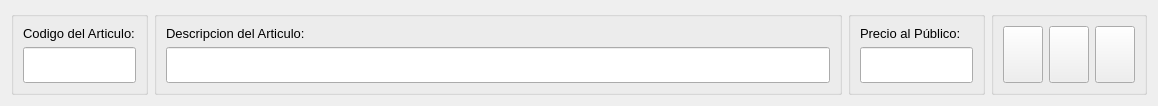
<?xml version="1.0" encoding="UTF-8"?>
<ui version="4.0">
 <class>Form</class>
 <widget class="QWidget" name="Form">
  <property name="geometry">
   <rect>
    <x>0</x>
    <y>0</y>
    <width>1158</width>
    <height>95</height>
   </rect>
  </property>
  <property name="windowTitle">
   <string>Form</string>
  </property>
  <layout class="QGridLayout" name="gridLayout_5" columnstretch="10,50,10,10">
   <item row="0" column="0">
    <widget class="QGroupBox" name="groupBox">
     <property name="title">
      <string/>
     </property>
     <layout class="QGridLayout" name="gridLayout">
      <item row="1" column="1">
       <widget class="QLineEdit" name="lineEdit">
        <property name="enabled">
         <bool>true</bool>
        </property>
        <property name="sizePolicy">
         <sizepolicy hsizetype="Expanding" vsizetype="Fixed">
          <horstretch>0</horstretch>
          <verstretch>0</verstretch>
         </sizepolicy>
        </property>
        <property name="font">
         <font>
          <pointsize>18</pointsize>
         </font>
        </property>
       </widget>
      </item>
      <item row="0" column="1">
       <widget class="QLabel" name="label">
        <property name="font">
         <font>
          <pointsize>10</pointsize>
          <weight>50</weight>
          <bold>false</bold>
         </font>
        </property>
        <property name="text">
         <string>Codigo del Articulo:</string>
        </property>
       </widget>
      </item>
     </layout>
    </widget>
   </item>
   <item row="0" column="1">
    <widget class="QGroupBox" name="groupBox_2">
     <property name="title">
      <string/>
     </property>
     <layout class="QGridLayout" name="gridLayout_2">
      <item row="0" column="0">
       <widget class="QLabel" name="label_2">
        <property name="font">
         <font>
          <pointsize>10</pointsize>
          <weight>50</weight>
          <bold>false</bold>
         </font>
        </property>
        <property name="text">
         <string>Descripcion del Articulo:</string>
        </property>
       </widget>
      </item>
      <item row="1" column="0">
       <widget class="QLineEdit" name="lineEdit_3">
        <property name="enabled">
         <bool>true</bool>
        </property>
        <property name="sizePolicy">
         <sizepolicy hsizetype="Expanding" vsizetype="Fixed">
          <horstretch>0</horstretch>
          <verstretch>0</verstretch>
         </sizepolicy>
        </property>
        <property name="font">
         <font>
          <pointsize>18</pointsize>
         </font>
        </property>
       </widget>
      </item>
     </layout>
    </widget>
   </item>
   <item row="0" column="3">
    <widget class="QGroupBox" name="groupBox_4">
     <property name="sizePolicy">
      <sizepolicy hsizetype="Preferred" vsizetype="Expanding">
       <horstretch>0</horstretch>
       <verstretch>0</verstretch>
      </sizepolicy>
     </property>
     <property name="title">
      <string/>
     </property>
     <layout class="QGridLayout" name="gridLayout_4">
      <item row="0" column="0">
       <widget class="QPushButton" name="pushButton_3">
        <property name="sizePolicy">
         <sizepolicy hsizetype="Minimum" vsizetype="Expanding">
          <horstretch>0</horstretch>
          <verstretch>0</verstretch>
         </sizepolicy>
        </property>
        <property name="text">
         <string/>
        </property>
        <property name="icon">
         <iconset>
          <normaloff>../iconos/modificar.png</normaloff>../iconos/modificar.png</iconset>
        </property>
        <property name="iconSize">
         <size>
          <width>40</width>
          <height>40</height>
         </size>
        </property>
       </widget>
      </item>
      <item row="0" column="1">
       <widget class="QPushButton" name="pushButton_2">
        <property name="sizePolicy">
         <sizepolicy hsizetype="Minimum" vsizetype="Expanding">
          <horstretch>0</horstretch>
          <verstretch>0</verstretch>
         </sizepolicy>
        </property>
        <property name="text">
         <string/>
        </property>
        <property name="icon">
         <iconset>
          <normaloff>../iconos/borrar.png</normaloff>../iconos/borrar.png</iconset>
        </property>
        <property name="iconSize">
         <size>
          <width>40</width>
          <height>40</height>
         </size>
        </property>
       </widget>
      </item>
      <item row="0" column="2">
       <widget class="QPushButton" name="pushButton">
        <property name="sizePolicy">
         <sizepolicy hsizetype="Minimum" vsizetype="Expanding">
          <horstretch>0</horstretch>
          <verstretch>0</verstretch>
         </sizepolicy>
        </property>
        <property name="text">
         <string/>
        </property>
        <property name="icon">
         <iconset>
          <normaloff>../iconos/nuevo.png</normaloff>../iconos/nuevo.png</iconset>
        </property>
        <property name="iconSize">
         <size>
          <width>40</width>
          <height>40</height>
         </size>
        </property>
       </widget>
      </item>
     </layout>
    </widget>
   </item>
   <item row="0" column="2">
    <widget class="QGroupBox" name="groupBox_3">
     <property name="title">
      <string/>
     </property>
     <layout class="QGridLayout" name="gridLayout_3">
      <item row="1" column="1">
       <widget class="QLineEdit" name="lineEdit_2">
        <property name="enabled">
         <bool>true</bool>
        </property>
        <property name="sizePolicy">
         <sizepolicy hsizetype="Expanding" vsizetype="Fixed">
          <horstretch>0</horstretch>
          <verstretch>0</verstretch>
         </sizepolicy>
        </property>
        <property name="font">
         <font>
          <pointsize>18</pointsize>
         </font>
        </property>
       </widget>
      </item>
      <item row="0" column="1">
       <widget class="QLabel" name="label_3">
        <property name="font">
         <font>
          <pointsize>10</pointsize>
          <weight>50</weight>
          <bold>false</bold>
         </font>
        </property>
        <property name="text">
         <string>Precio al Público:</string>
        </property>
       </widget>
      </item>
     </layout>
    </widget>
   </item>
  </layout>
 </widget>
 <resources/>
 <connections/>
</ui>
